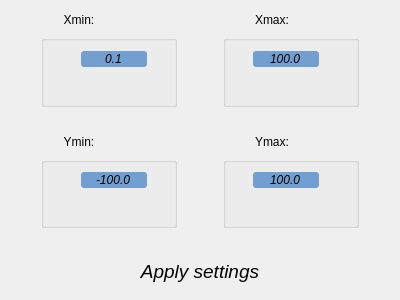
<?xml version="1.0" encoding="UTF-8"?>
<ui version="4.0">
 <class>SettingsForm</class>
 <widget class="QWidget" name="SettingsForm">
  <property name="geometry">
   <rect>
    <x>0</x>
    <y>0</y>
    <width>400</width>
    <height>300</height>
   </rect>
  </property>
  <property name="windowTitle">
   <string>Form</string>
  </property>
  <layout class="QVBoxLayout" name="verticalLayout">
   <item>
    <layout class="QHBoxLayout" name="horizontalLayout">
     <item>
      <widget class="QGroupBox" name="groupBox">
       <property name="palette">
        <palette>
         <active/>
         <inactive/>
         <disabled/>
        </palette>
       </property>
       <property name="styleSheet">
        <string notr="true">margin: 20px;
margin-left: 30px;
margin-top: 10px;</string>
       </property>
       <property name="title">
        <string>Xmin:</string>
       </property>
       <property name="alignment">
        <set>Qt::AlignCenter</set>
       </property>
       <layout class="QHBoxLayout" name="horizontalLayout_2">
        <item>
         <widget class="QLineEdit" name="lineEditXmin">
          <property name="minimumSize">
           <size>
            <width>0</width>
            <height>30</height>
           </size>
          </property>
          <property name="font">
           <font>
            <italic>true</italic>
           </font>
          </property>
          <property name="styleSheet">
           <string notr="true">QLineEdit {
  background-color: rgb(114, 159, 207);
  border-radius: 3px;
}

:hover {
  border: 1px solid #006080;
  color: black;
  font: 25 italic 12pt &quot;Ubuntu&quot;;
  background-color: rgb(211, 215, 207);
}
</string>
          </property>
          <property name="text">
           <string>0.1</string>
          </property>
          <property name="alignment">
           <set>Qt::AlignCenter</set>
          </property>
         </widget>
        </item>
       </layout>
      </widget>
     </item>
     <item>
      <widget class="QGroupBox" name="groupBox_2">
       <property name="styleSheet">
        <string notr="true">margin: 20px;
margin-right: 30px;
margin-top: 10px;</string>
       </property>
       <property name="title">
        <string>Xmax:</string>
       </property>
       <property name="alignment">
        <set>Qt::AlignCenter</set>
       </property>
       <layout class="QVBoxLayout" name="verticalLayout_2">
        <item>
         <widget class="QLineEdit" name="lineEditXmax">
          <property name="font">
           <font>
            <italic>true</italic>
           </font>
          </property>
          <property name="styleSheet">
           <string notr="true">QLineEdit {
  background-color: rgb(114, 159, 207);
  border-radius: 3px;
}

:hover {
  border: 1px solid #006080;
  color: black;
  font: 25 italic 12pt &quot;Ubuntu&quot;;
  background-color: rgb(211, 215, 207);
}
</string>
          </property>
          <property name="text">
           <string>100.0</string>
          </property>
          <property name="alignment">
           <set>Qt::AlignCenter</set>
          </property>
         </widget>
        </item>
       </layout>
      </widget>
     </item>
    </layout>
   </item>
   <item>
    <layout class="QHBoxLayout" name="horizontalLayout_8">
     <item>
      <widget class="QGroupBox" name="groupBox_3">
       <property name="styleSheet">
        <string notr="true">margin: 20px;
margin-left: 30px;
margin-top: 10px;</string>
       </property>
       <property name="title">
        <string>Ymin:</string>
       </property>
       <property name="alignment">
        <set>Qt::AlignBottom|Qt::AlignHCenter</set>
       </property>
       <layout class="QHBoxLayout" name="horizontalLayout_3">
        <item>
         <widget class="QLineEdit" name="lineEditYmin">
          <property name="font">
           <font>
            <italic>true</italic>
           </font>
          </property>
          <property name="styleSheet">
           <string notr="true">QLineEdit {
  background-color: rgb(114, 159, 207);
  border-radius: 3px;
}

:hover {
  border: 1px solid #006080;
  color: black;
  font: 25 italic 12pt &quot;Ubuntu&quot;;
  background-color: rgb(211, 215, 207);
}
</string>
          </property>
          <property name="text">
           <string>-100.0</string>
          </property>
          <property name="alignment">
           <set>Qt::AlignCenter</set>
          </property>
         </widget>
        </item>
       </layout>
      </widget>
     </item>
     <item>
      <widget class="QGroupBox" name="groupBox_4">
       <property name="styleSheet">
        <string notr="true">margin: 20px;
margin-right: 30px;
margin-top: 10px;</string>
       </property>
       <property name="title">
        <string>Ymax:</string>
       </property>
       <property name="alignment">
        <set>Qt::AlignBottom|Qt::AlignHCenter</set>
       </property>
       <layout class="QHBoxLayout" name="horizontalLayout_4">
        <item>
         <widget class="QLineEdit" name="lineEditYmax">
          <property name="font">
           <font>
            <italic>true</italic>
           </font>
          </property>
          <property name="styleSheet">
           <string notr="true">QLineEdit {
  background-color: rgb(114, 159, 207);
  border-radius: 3px;
}

:hover {
  border: 1px solid #006080;
  color: black;
  font: 25 italic 12pt &quot;Ubuntu&quot;;
  background-color: rgb(211, 215, 207);
}
</string>
          </property>
          <property name="text">
           <string>100.0</string>
          </property>
          <property name="alignment">
           <set>Qt::AlignCenter</set>
          </property>
         </widget>
        </item>
       </layout>
      </widget>
     </item>
    </layout>
   </item>
   <item alignment="Qt::AlignHCenter">
    <widget class="QPushButton" name="ApplySettingsButton">
     <property name="minimumSize">
      <size>
       <width>150</width>
       <height>35</height>
      </size>
     </property>
     <property name="maximumSize">
      <size>
       <width>150</width>
       <height>35</height>
      </size>
     </property>
     <property name="font">
      <font>
       <pointsize>14</pointsize>
       <italic>true</italic>
      </font>
     </property>
     <property name="autoFillBackground">
      <bool>false</bool>
     </property>
     <property name="styleSheet">
      <string notr="true">QPushButton#ApplySettingsButton {
  background-color: qlineargradient(spread:pad, x1:0, y1:0, x2:1, y2:0, stop:0 rgba(245, 224, 176, 255), stop:0.09 rgba(246, 189, 237, 255), stop:0.14 rgba(194, 207, 246, 255), stop:0.19 rgba(184, 160, 168, 255), stop:0.25 rgba(171, 186, 248, 255), stop:0.32 rgba(243, 248, 224, 255), stop:0.385 rgba(249, 162, 183, 255), stop:0.47 rgba(100, 115, 124, 255), stop:0.58 rgba(251, 205, 202, 255), stop:0.65 rgba(170, 128, 185, 255), stop:0.75 rgba(252, 222, 204, 255), stop:0.805 rgba(206, 122, 218, 255), stop:0.86 rgba(254, 223, 175, 255), stop:0.91 rgba(254, 236, 244, 255), stop:1 rgba(255, 191, 221, 255));
  border-radius: 10px;
}

QPushButton#ApplySettingsButton:hover {
  background-color: rgb(239, 41, 41);
  border: 1px solid black;
}</string>
     </property>
     <property name="text">
      <string>Apply settings</string>
     </property>
    </widget>
   </item>
  </layout>
 </widget>
 <resources/>
 <connections/>
</ui>
